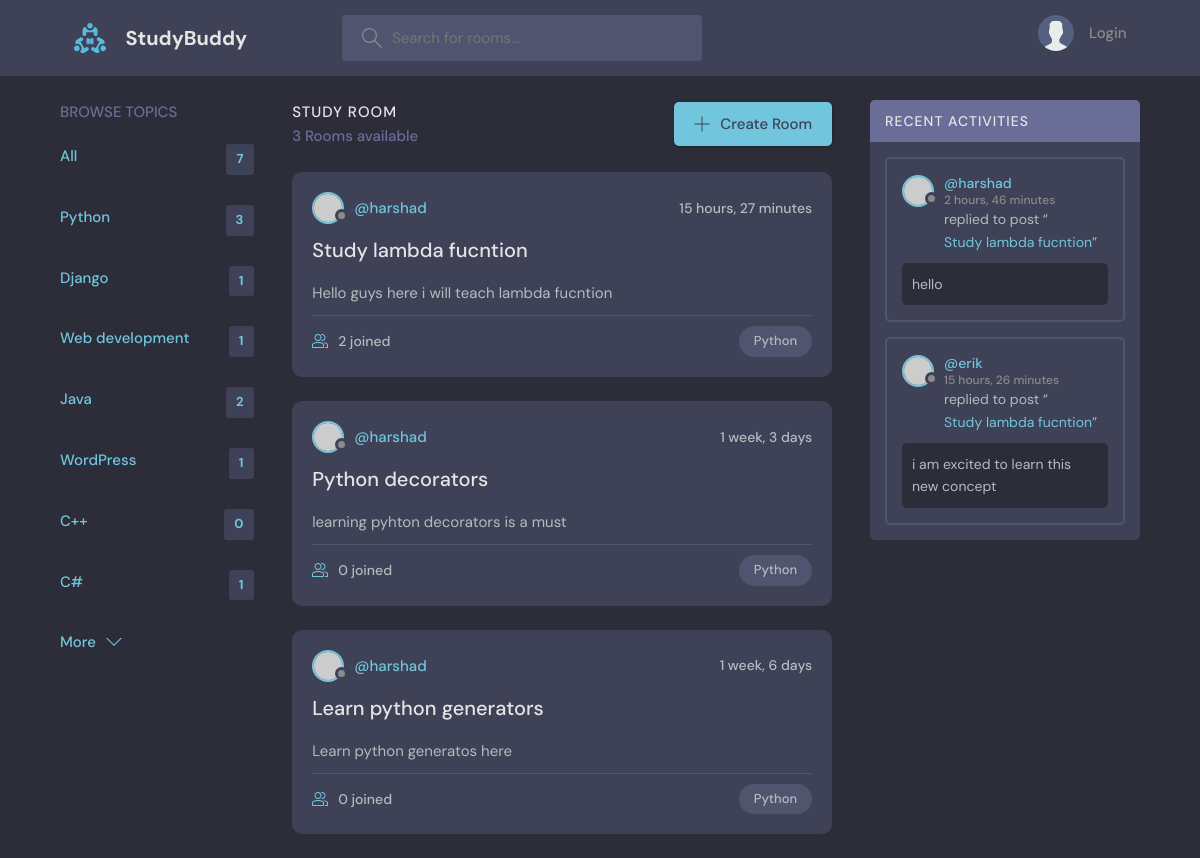
Page /?q=Python on the committed database.
### base/models.py (models this page shows, shortened)
class Topic(models.Model):
    name = models.CharField(max_length=200)

class Room(models.Model):
    host = models.ForeignKey(User,on_delete=models.SET_NULL,null=True)
    topic = models.ForeignKey(Topic,on_delete=models.SET_NULL,null=True)
    name = models.CharField(max_length=200)
    description = models.TextField(null=True,blank=True)
    participants = models.ManyToManyField(User,related_name="participants",blank=True)
    updated = models.DateTimeField(auto_now=True)
    created = models.DateTimeField(auto_now_add=True)
    def __str__(self) -> str:
        return self.name
    class Meta:
        ordering = ["-updated","-created"]

class Message(models.Model):
    user = models.ForeignKey(User,on_delete=models.CASCADE)
    room = models.ForeignKey(Room,on_delete=models.CASCADE)
    body = models.TextField()
    updated = models.DateTimeField(auto_now=True)
    created = models.DateTimeField(auto_now_add=True)
    class Meta:
        ordering = ["-updated","-created"]
    def __str__(self) -> str:
        return self.body[0:50]

### base/views.py (the view)
# urls.py: path('',views.home,name="home"),
def home(request):
    q = request.GET.get('q') if request.GET.get('q') != None else ''
    rooms = Room.objects.filter(
        Q(topic__name__contains=q) |
        Q(name__icontains=q) |
        Q(description__icontains=q)
    )
    topics = Topic.objects.all()
    room_count = rooms.count()
    room_messages = Message.objects.filter(Q(room__topic__name__icontains=q))
    context = {"room_messages":room_messages,"rooms":rooms,"topics":topics,"room_count":room_count}
    return render(request,"base/home.html",context)

### base/templates/base/home.html (shortened to what this page needs)
{% extends "main.html" %}
{% block content %}
    <main class="layout layout--3">
      <div class="container">
        {% include "base/topics_component.html" %}
        <div class="roomList">
          <div class="roomList__header">
            <div>
              <h2>Study Room</h2>
              <p>{{ room_count }} Rooms available</p>
            </div>
            <a class="btn btn--main" href="{% url 'create_room' %}">
              <svg version="1.1" xmlns="http://www.w3.org/2000/svg" width="32" height="32" viewBox="0 0 32 32">
                <title>add</title>
                <path
                  d="M16.943 0.943h-1.885v14.115h-14.115v1.885h14.115v14.115h1.885v-14.115h14.115v-1.885h-14.115v-14.115z"
                ></path>
              </svg>
              Create Room
            </a>
          </div>
          {% include "base/feed_component.html" %}
        </div>
        {% include "base/activity_component.html" %}
      </div>
    </main>
    {% endblock %}

### base/templates/base/topics_component.html
<div class="topics">
    <div class="topics__header">
      <h2>Browse Topics</h2>
    </div>
    <ul class="topics__list">
        <li>
            <a href="{% url 'home' %}" class="active">All <span>{{ topics.count }}</span></a>
        </li>
        {% for topic in topics %}
        <li>
            <a href="{% url 'home' %}?q={{topic.name}}" class="active">{{topic.name}} <span>{{ topic.room_set.all.count }}</span></a>
          </li>
        {% endfor %}
    </ul>
    <a class="btn btn--link" href="topics.html">
      More
      <svg version="1.1" xmlns="http://www.w3.org/2000/svg" width="32" height="32" viewBox="0 0 32 32">
        <title>chevron-down</title>
        <path d="M16 21l-13-13h-3l16 16 16-16h-3l-13 13z"></path>
      </svg>
    </a>
  </div>

### base/templates/base/feed_component.html (shortened to what this page needs)
{% for room in rooms %}
<div class="roomListRoom">
    <div class="roomListRoom__header">
      <a href="{% url 'user_profile' room.host.id %}" class="roomListRoom__author">
        <div class="avatar avatar--small">
          <img src="https://randomuser.me/api/portraits/women/11.jpg" />
        </div>
        <span>@{{room.host.username}}</span>
      </a>
      <div class="roomListRoom__actions">
        <span>{{ room.created | timesince }}</span>
      </div>
    </div>
    <div class="roomListRoom__content">
      <a href="{% url 'room' room.id %}">{{room.name}}</a>
      <p>
        {{room.description}}
      </p>
    </div>
    <div class="roomListRoom__meta">
      <a href="{% url 'room' room.id %}" class="roomListRoom__joined">
        {{ room.participants.all.count }} joined
      </a>
      <p class="roomListRoom__topic">{{room.topic.name}}</p>
    </div>
  </div>
{% endfor %}

### base/templates/base/activity_component.html (shortened to what this page needs)
<div class="activities">
    <div class="activities__header">
      <h2>Recent Activities</h2>
    </div>
    {% for room_message in room_messages %}
    <div class="activities__box">
      <div class="activities__boxHeader roomListRoom__header">
        <a href="{% url 'user_profile' room_message.user.id %}" class="roomListRoom__author">
          <div class="avatar avatar--small">
            <img src="https://randomuser.me/api/portraits/women/11.jpg" />
          </div>
          <p>
            @{{ room_message.user }}
            <span>{{ room_message.created | timesince}}</span>
          </p>
        </a>
      </div>
      <div class="activities__boxContent">
        <p>replied to post “<a href="room.html">{{ room_message.room }}</a>”</p>
        <div class="activities__boxRoomContent">
            {{ room_message }}
        </div>
      </div>
    </div>
    {% endfor %}
  </div>

### rows in the picture
Topic: name "Python", room_set.all.count "3"
Topic: name "Django", room_set.all.count "1"
Topic: name "Web development", room_set.all.count "1"
Topic: name "Java", room_set.all.count "2"
Topic: name "WordPress", room_set.all.count "1"
Topic: name "C++", room_set.all.count "0"
Topic: name "C#", room_set.all.count "1"
Room: host.username "harshad", created "15 hours, 27 minutes", name "Study lambda fucntion", description "Hello guys here i will teach lambda fucntion", participants.all.count "2", topic.name "Python"
Room: host.username "harshad", created "1 week, 3 days", name "Python decorators", description "learning pyhton decorators is a must", participants.all.count "0", topic.name "Python"
Room: host.username "harshad", created "1 week, 6 days", name "Learn python generators", description "Learn python generatos here", participants.all.count "0", topic.name "Python"
Message: user "harshad", created "2 hours, 46 minutes", room "Study lambda fucntion", body "hello"
Message: user "erik", created "15 hours, 26 minutes", room "Study lambda fucntion", body "i am excited to learn this new concept"

### other values in the picture
{{ topics.count }} "7"
{{ room_count }} "3"
